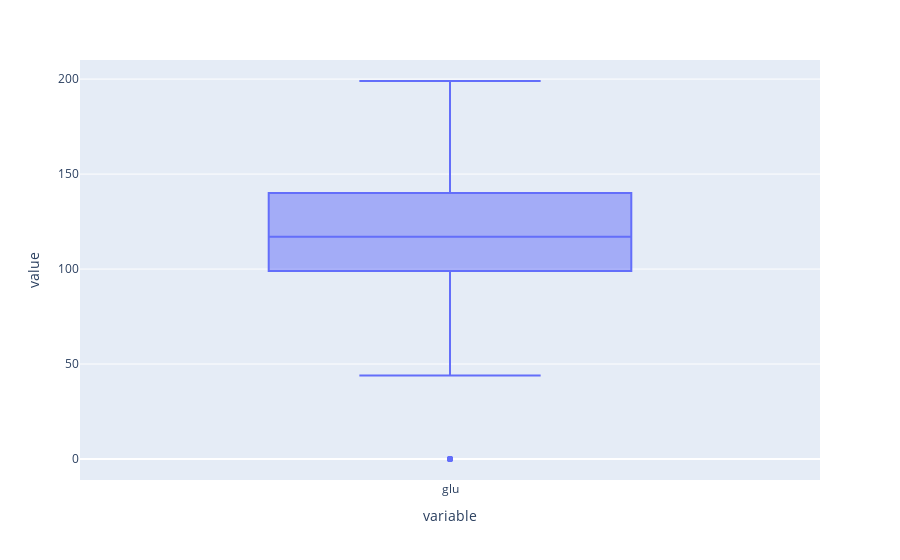

The code cell stored with this chart in its notebook:
### Code cell
px.box(df['glu'])

### Figure 1 — Plotly figure (JSON) as saved in the notebook; plotly's stock layout.template omitted (floating-point values rounded to 4 significant figures; data arrays with more than 128 entries replaced by an {"elided": "..."} marker saying what was removed)
{"data": [{"alignmentgroup": "True", "hovertemplate": "variable=%{x}<br>value=%{y}<extra></extra>", "legendgroup": "", "marker": {"color": "#636efa"}, "name": "", "notched": false, "offsetgroup": "", "orientation": "v", "showlegend": false, "type": "box", "x": {"elided": "764 str values"}, "x0": " ", "xaxis": "x", "y": {"elided": "764 int values"}, "y0": " ", "yaxis": "y"}], "layout": {"boxmode": "group", "legend": {"tracegroupgap": 0}, "margin": {"t": 60}, "xaxis": {"anchor": "y", "domain": [0, 1], "title": {"text": "variable"}}, "yaxis": {"anchor": "x", "domain": [0, 1], "title": {"text": "value"}}}}
